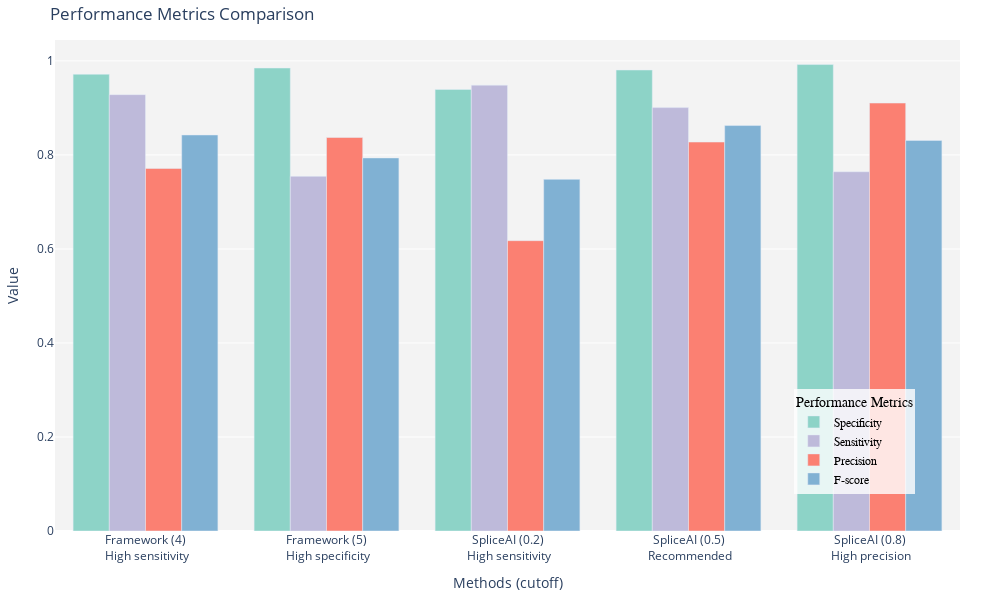

Notebook source saved alongside this figure:
### Code cell
# Compare the performance of the two models
# Confusion matrix
th_4, th_5 = 4, 5
th_02, th_05, th_08 = 0.2, 0.5, 0.8
thresholds_fw = [th_4, th_5]
thresholds_spl = [th_02, th_05, th_08]

def calculate_performance_metrics_fw(data, threshold):
    data['Prediction'] = data['PriorityScore'] >= threshold
    tn, fp, fn, tp = confusion_matrix(data['LABEL'], data['Prediction']).ravel()
    specificity = tn / (tn + fp) if (tn + fp) else 0
    sensitivity = tp / (tp + fn) if (tp + fn) else 0
    accuracy = accuracy_score(data['LABEL'], data['Prediction'])
    precision = precision_score(data['LABEL'], data['Prediction'])
    f1 = f1_score(data['LABEL'], data['Prediction'])
    return specificity, sensitivity, accuracy, precision, f1

def calculate_performance_metrics_spl(data, threshold):
    data['Prediction'] = data['maxsplai'] >= threshold
    tn, fp, fn, tp = confusion_matrix(data['LABEL'], data['Prediction']).ravel()
    specificity = tn / (tn + fp) if (tn + fp) else 0
    sensitivity = tp / (tp + fn) if (tp + fn) else 0
    accuracy = accuracy_score(data['LABEL'], data['Prediction'])
    precision = precision_score(data['LABEL'], data['Prediction'])
    
    f1 = f1_score(data['LABEL'], data['Prediction'])
    return specificity, sensitivity, accuracy, precision, f1

performance_metrics = []
for threshold in thresholds_fw:
    specificity, sensitivity, accuracy, precision, f1 = calculate_performance_metrics_fw(data, threshold)
    performance_metrics.append({'Threshold': threshold, 'Specificity': specificity, 'Sensitivity': sensitivity, 'Accuracy': accuracy, 'Precision': precision, 'F1': f1})

for threshold in thresholds_spl:
    specificity, sensitivity, accuracy, precision, f1 = calculate_performance_metrics_spl(data, threshold)
    performance_metrics.append({'Threshold': threshold, 'Specificity': specificity, 'Sensitivity': sensitivity, 'Accuracy': accuracy, 'Precision': precision, 'F1': f1})

performance_metrics_df = pd.DataFrame(performance_metrics)
columns = ['Category', 'Specificity', 'Sensitivity', 'Accuracy', 'Precision', 'F1']
performance_metrics_df.columns = columns
performance_metrics_df.replace(
    {'Category': {
        4.0: 'Framework (4)<br> High sensitivity', 
        5.0: 'Framework (5)<br> High specificity', 
        0.2: 'SpliceAI (0.2)<br> High sensitivity', 
        0.5: 'SpliceAI (0.5)<br> Recommended', 
        0.8: 'SpliceAI (0.8)<br> High precision'
        }}, inplace=True)

# print(performance_metrics_df)

colors = ['#8dd3c7', '#ffffb3', '#bebada', '#fb8072', '#80b1d3']

fig = go.Figure()

# Add traces with ggplot2 style
fig.add_trace(go.Bar(x=performance_metrics_df['Category'], y=performance_metrics_df['Specificity'], name='Specificity', marker_color=colors[0]))
fig.add_trace(go.Bar(x=performance_metrics_df['Category'], y=performance_metrics_df['Sensitivity'], name='Sensitivity', marker_color=colors[2]))
# fig.add_trace(go.Bar(x=performance_metrics_df['Category'], y=performance_metrics_df['Accuracy'], name='Accuracy', marker_color=colors[2]))
fig.add_trace(go.Bar(x=performance_metrics_df['Category'], y=performance_metrics_df['Precision'], name='Precision', marker_color=colors[3]))
fig.add_trace(go.Bar(x=performance_metrics_df['Category'], y=performance_metrics_df['F1'], name='F-score', marker_color=colors[4]))

# Add titles and labels with ggplot2 style using bar plot
fig.update_layout(title='Performance Metrics Comparison',
                  xaxis_title='Methods (cutoff)',
                  yaxis_title='Value',
                  legend_title='Performance Metrics',
                  plot_bgcolor='rgba(243, 243, 243, 1)',
                  paper_bgcolor='rgba(243, 243, 243, 0)',
                  legend=dict(y=0.075, x=0.95, xanchor='right', yanchor='bottom', 
                              bgcolor='rgba(255, 255, 255, 0.8)',
                              bordercolor='rgba(0, 0, 0, 0)',
                              font=dict(family="Arial, sans-serif", size=12, color="black")),
                  margin=dict(l=40, r=40, t=40, b=40)
                  )

# add annotations on top of the bars
font = dict(family="Arial, sans-serif", size=9, color="black")
# for i, row in performance_metrics_df.iterrows():
#     fig.add_annotation(x=row['Category'], y=row['Specificity'], text=f"{row['Specificity']:.3f}", showarrow=False, font=font, xshift=-42, yshift=10)
#     fig.add_annotation(x=row['Category'], y=row['Sensitivity'], text=f"{row['Sensitivity']:.3f}", showarrow=False, font=font, xshift=-14, yshift=10)
#     fig.add_annotation(x=row['Category'], y=row['Accuracy'], text=f"{row['Accuracy']:.3f}", showarrow=False, font=font, xshift=14, yshift=10)
# #     fig.add_annotation(x=row['Category'], y=row['Precision'], text=f"{row['Precision']:.3f}", showarrow=False, font=font, xshift=15, yshift=10)
#     fig.add_annotation(x=row['Category'], y=row['F1'], text=f"{row['F1']:.3f}", showarrow=False, font=font, xshift=42, yshift=10)

# fig.add_annotation(x='Framework (2)<br> High sensitivity', 
#                    y='Specificity', text="0.970", 
#                    showarrow=False, font=font, xshift=10, yshift=0)


fig.update_layout(barmode='group')
fig.update_xaxes(categoryorder='total ascending')
fig.update_layout(width=1000, height=600)

fig.update_xaxes(categoryorder='array')
                #  categoryarray=['FW_2', 'FW_3', 'SPL_0.2', 'SPL_0.5', 'SPL_0.8'])
fig.write_html("performance-metrics.html")

# Show figure
fig.show()

### Figure 1 — Plotly figure (JSON) as saved in the notebook; plotly's stock layout.template omitted (floating-point values rounded to 4 significant figures)
{"data": [{"marker": {"color": "#8dd3c7"}, "name": "Specificity", "type": "bar", "x": ["Framework (4)<br> High sensitivity", "Framework (5)<br> High specificity", "SpliceAI (0.2)<br> High sensitivity", "SpliceAI (0.5)<br> Recommended", "SpliceAI (0.8)<br> High precision"], "y": [0.9716, 0.9849, 0.9394, 0.9806, 0.9922]}, {"marker": {"color": "#bebada"}, "name": "Sensitivity", "type": "bar", "x": ["Framework (4)<br> High sensitivity", "Framework (5)<br> High specificity", "SpliceAI (0.2)<br> High sensitivity", "SpliceAI (0.5)<br> Recommended", "SpliceAI (0.8)<br> High precision"], "y": [0.9282, 0.7544, 0.9485, 0.9007, 0.7643]}, {"marker": {"color": "#fb8072"}, "name": "Precision", "type": "bar", "x": ["Framework (4)<br> High sensitivity", "Framework (5)<br> High specificity", "SpliceAI (0.2)<br> High sensitivity", "SpliceAI (0.5)<br> Recommended", "SpliceAI (0.8)<br> High precision"], "y": [0.7712, 0.8371, 0.6176, 0.8273, 0.9103]}, {"marker": {"color": "#80b1d3"}, "name": "F-score", "type": "bar", "x": ["Framework (4)<br> High sensitivity", "Framework (5)<br> High specificity", "SpliceAI (0.2)<br> High sensitivity", "SpliceAI (0.5)<br> Recommended", "SpliceAI (0.8)<br> High precision"], "y": [0.8424, 0.7936, 0.7481, 0.8625, 0.8309]}], "layout": {"barmode": "group", "height": 600, "legend": {"bgcolor": "rgba(255, 255, 255, 0.8)", "bordercolor": "rgba(0, 0, 0, 0)", "font": {"color": "black", "family": "Arial, sans-serif", "size": 12}, "title": {"text": "Performance Metrics"}, "x": 0.95, "xanchor": "right", "y": 0.075, "yanchor": "bottom"}, "margin": {"b": 40, "l": 40, "r": 40, "t": 40}, "paper_bgcolor": "rgba(243, 243, 243, 0)", "plot_bgcolor": "rgba(243, 243, 243, 1)", "title": {"text": "Performance Metrics Comparison"}, "width": 1000, "xaxis": {"categoryorder": "array", "title": {"text": "Methods (cutoff)"}}, "yaxis": {"title": {"text": "Value"}}}}
